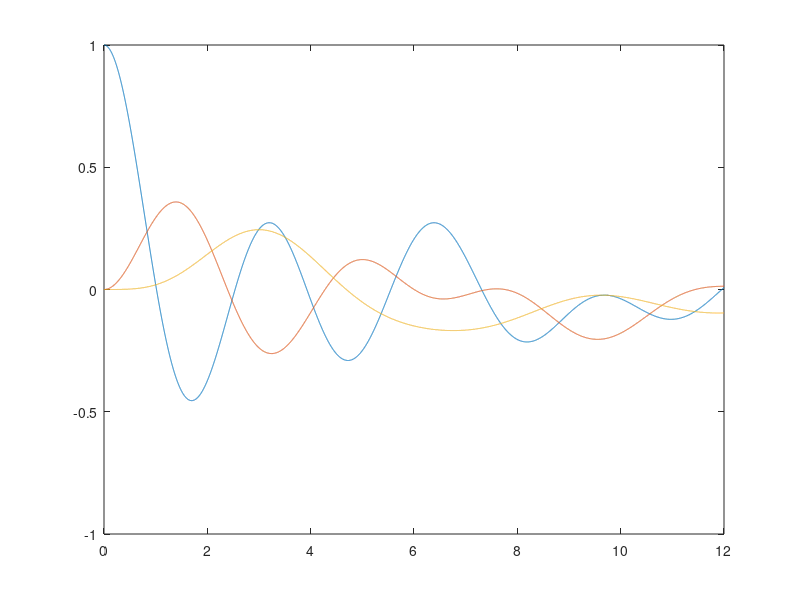

The MATLAB source for this figure:
#Variables
m=4; k=4; z=0.1;
dt=0.001;
t=0:dt:12;
F=zeros(1,length(t));
x0=zeros(1,3); x0(1)=1;
v0=zeros(1,3);
M=zeros(3,3); M(1,1)=m; M(2,2)=M(3,3)=2*m;
K=zeros(3,3); K(1,1)=K(2,2)=3*k; K(1,2)=K(2,1)=-2*k; K(3,2)=K(2,3)=-k; K(3,3)=k;
#Fin de Variables

#Funciones (Vectores Horizontales)
function [x, yc, ys, A, B]=Duhamel(dt,t,wn,wd,z,m,F)
  yc=zeros(1,length(t));
  ys=zeros(1,length(t));
  A=zeros(1,length(t));
  B=zeros(1,length(t));
  x=zeros(1,length(t));

  for i=1:length(t)
    yc(i)=F(i)*cos(wd*t(i));
    ys(i)=F(i)*sin(wd*t(i));
  endfor

  for i=1:length(t)-1
    A(i+1)=A(i)*exp(-z*wn*dt)+(dt/(2*m*wd))*(yc(i+1)-yc(i)*exp(-z*wn*dt));
    B(i+1)=B(i)*exp(-z*wn*dt)+(dt/(2*m*wd))*(ys(i+1)-ys(i)*exp(-z*wn*dt));
  endfor

  for i=1:length(t)
    x(i)=A(i)*sin(wd*t(i))-B(i)*cos(wd*t(i));
  endfor
endfunction

function [x_t, Xn, X, w, wd]=MultiplesGradosLivertad(z, M, K, x0, v0, t, dt, F)
[Xn, lamdas]=eig(K,M);
w=lamdas.^0.5;
wd=w.*sqrt(1-z^2);

for i=0:length(M(1,:))-1
  X(:,i+1)=Xn(:,i+1)/Xn(1,i+1);
endfor

q0=Xn'*M*x0';
qv0=Xn'*M*v0';

for i=1:length(M(1,:))
  for j=0:length(t)-1
    q_t(i,j+1)=exp(-z*w(i,i)*t(j+1))*(cos(wd(i,i)*t(j+1))+(z/(sqrt(1-z^2)))*sin(wd(i,i)*t(j+1)))*q0(i)+(exp(-z*w(i,i)*t(j+1))/wd(i,i))*sin(wd(i,i)*t(j+1))*qv0(i);
  endfor
  [q_CargaGenerica(i,:), yc(i,:), ys(i,:), A(i,:), B(i,:)] = Duhamel(dt,t,w(i,i),wd(i,i),z,1,F);
endfor
q_t=q_t+q_CargaGenerica;

x_t=Xn*q_t;

endfunction
#Fin de Funciones

#Codigo Principal

[x_t, Xn, X, w, wd]=MultiplesGradosLivertad(z, M, K, x0, v0, t, dt, F);

Xn
X
w
wd

plot(t,x_t);
